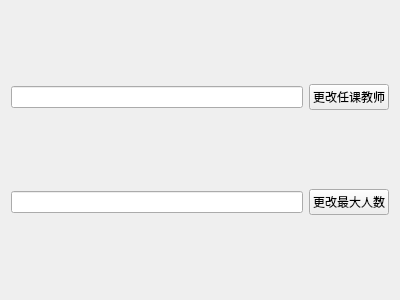
<?xml version="1.0" encoding="UTF-8"?>
<ui version="4.0">
 <class>EditCourseWidgetClass</class>
 <widget class="QWidget" name="EditCourseWidgetClass">
  <property name="geometry">
   <rect>
    <x>0</x>
    <y>0</y>
    <width>400</width>
    <height>300</height>
   </rect>
  </property>
  <property name="windowTitle">
   <string>Form</string>
  </property>
  <layout class="QGridLayout" name="gridLayout">
   <item row="0" column="1">
    <widget class="QPushButton" name="pushButton_2">
     <property name="text">
      <string>更改任课教师</string>
     </property>
    </widget>
   </item>
   <item row="1" column="0">
    <widget class="QLineEdit" name="lineEdit_3"/>
   </item>
   <item row="0" column="0">
    <widget class="QLineEdit" name="lineEdit_2"/>
   </item>
   <item row="1" column="1">
    <widget class="QPushButton" name="pushButton_3">
     <property name="text">
      <string>更改最大人数</string>
     </property>
    </widget>
   </item>
  </layout>
 </widget>
 <tabstops>
  <tabstop>lineEdit_2</tabstop>
  <tabstop>pushButton_2</tabstop>
  <tabstop>lineEdit_3</tabstop>
  <tabstop>pushButton_3</tabstop>
 </tabstops>
 <resources/>
 <connections>
  <connection>
   <sender>pushButton_2</sender>
   <signal>clicked()</signal>
   <receiver>EditCourseWidgetClass</receiver>
   <slot>ChangeTeacher()</slot>
   <hints>
    <hint type="sourcelabel">
     <x>390</x>
     <y>107</y>
    </hint>
    <hint type="destinationlabel">
     <x>275</x>
     <y>142</y>
    </hint>
   </hints>
  </connection>
  <connection>
   <sender>pushButton_3</sender>
   <signal>clicked()</signal>
   <receiver>EditCourseWidgetClass</receiver>
   <slot>ChangeMaxNumber()</slot>
   <hints>
    <hint type="sourcelabel">
     <x>390</x>
     <y>212</y>
    </hint>
    <hint type="destinationlabel">
     <x>283</x>
     <y>204</y>
    </hint>
   </hints>
  </connection>
 </connections>
 <slots>
  <slot>ChangeCourseName()</slot>
  <slot>ChangeMaxNumber()</slot>
  <slot>ChangeTeacher()</slot>
  <slot>ChangeCourseType()</slot>
 </slots>
</ui>
